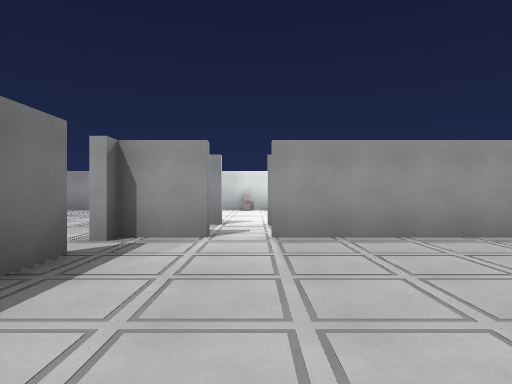
view 1 (above)

19 first-person views from a walk through a Godot game level. The camera is 1.4 m above the floor, looks level and sees 75° across. The floor is counted in squares, 2 m on a side. Each view is taken from the middle of a square. On the plan, view 1 faces up. The plan holds only what a view shows up to about 10 squares ahead; the rest is blank. Door leaves are left out where a doorway can be walked through. Surface patterns are stand-ins for the level's own textures.

view 2
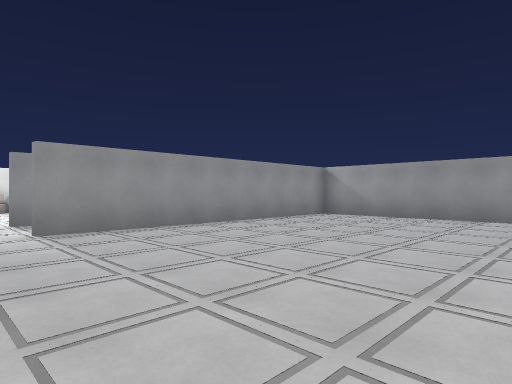

view 3
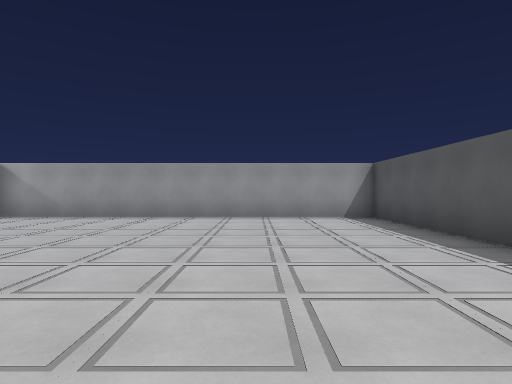

view 4
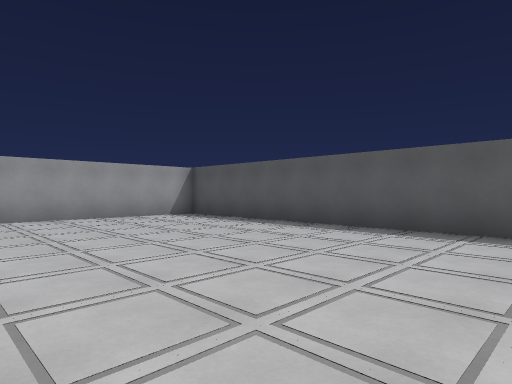

view 5
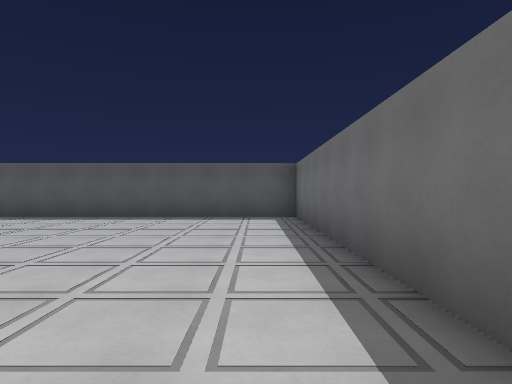

view 6
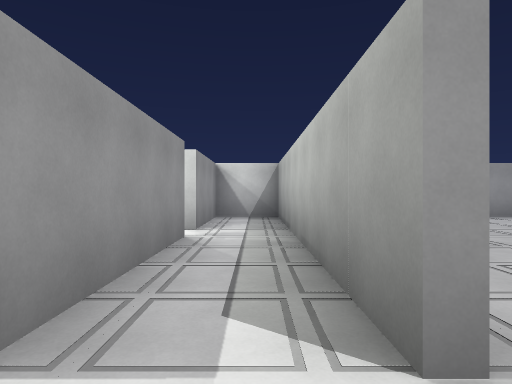

view 7
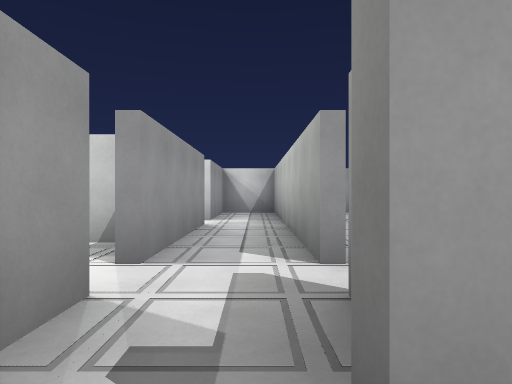

view 8
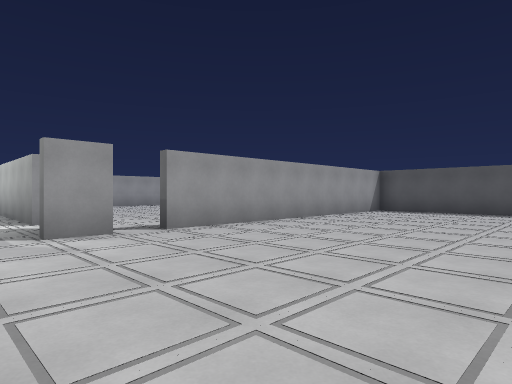

view 9
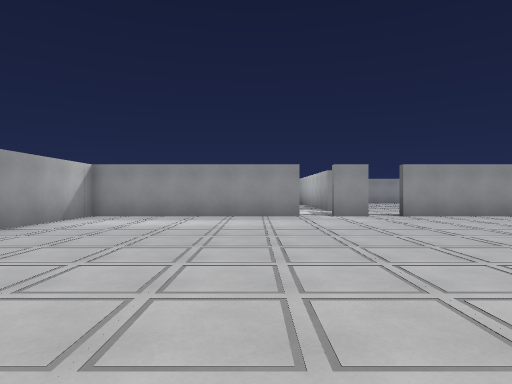

view 10
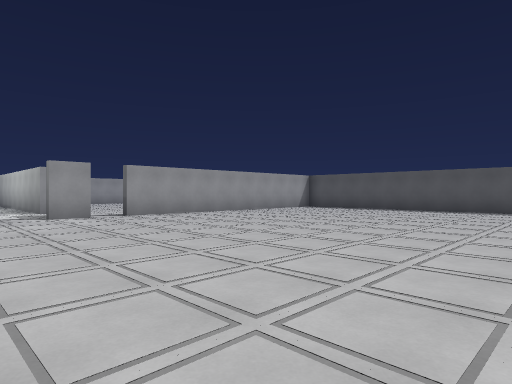

view 11
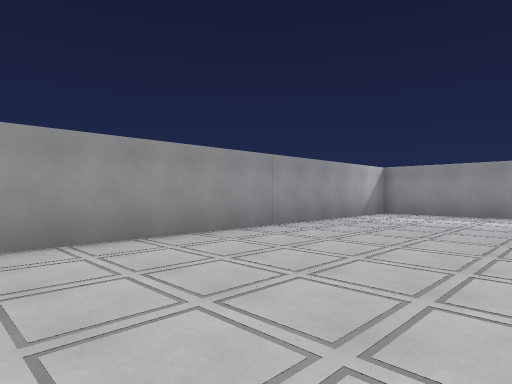

view 12
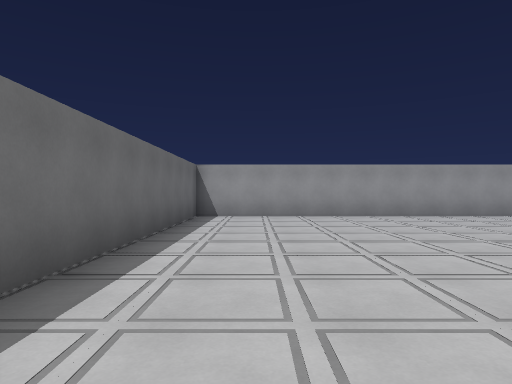

view 13
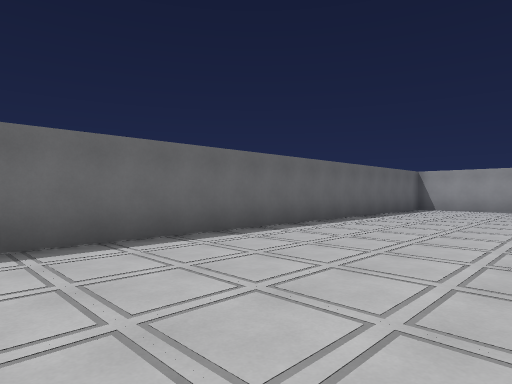

view 14
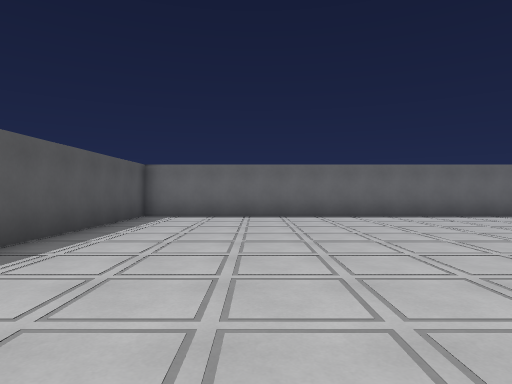

view 15
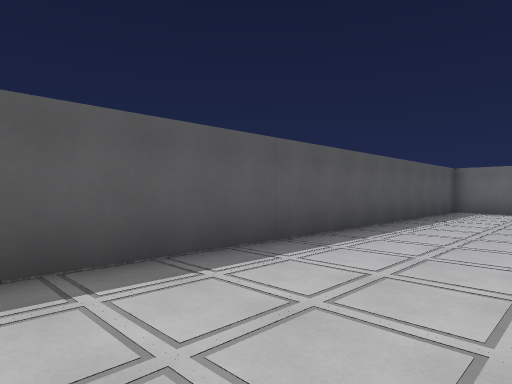

view 16
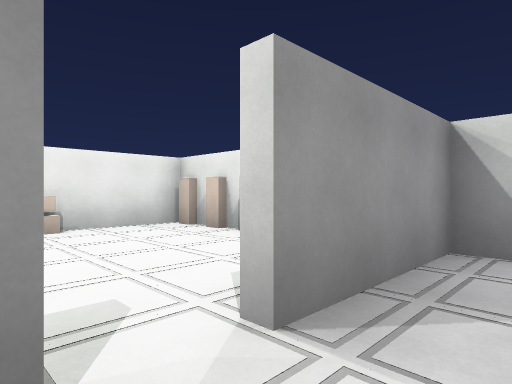

view 17
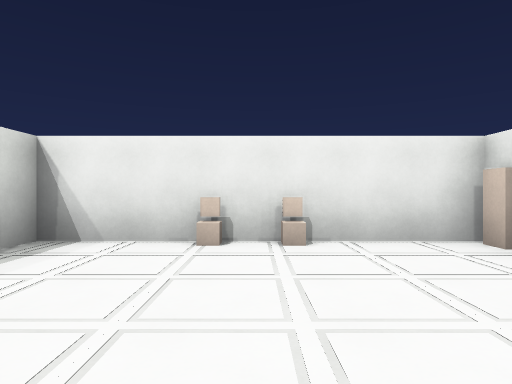

view 18
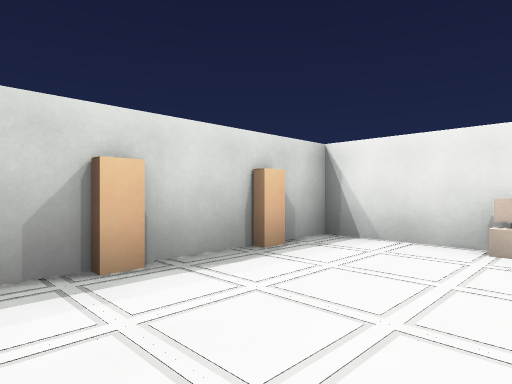

view 19
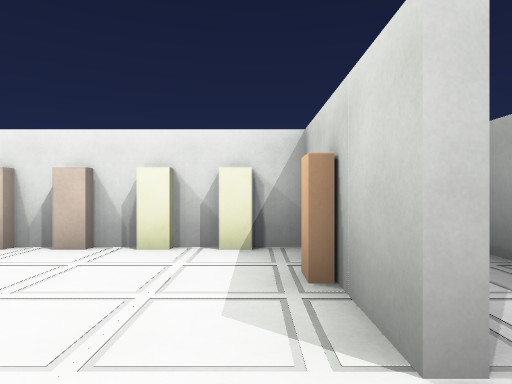

### Floor plan
Points are (right, up) in squares from view 1. A wall is a line through its corners. A room is listed if a view was taken in it or the views show most of it. See-through windows are left out.
Room 1 (views 1, 2, 3, 4, 5)
walls: (-0.6, 5.1) (-2.1, 5.1); (-2.1, 3.8) (-2.1, -5.2) (8.3, -5.2) (8.3, 5.1); (7.1, 5.1) (0.2, 5.1)
ways out: open door at (-0.5, 5) to room 2; opening at (-2, 4) to room 3
Room 2 (views 6, 16)
walls: (4.2, 7.1) (0.2, 7.1); (0.2, 5.4) (8, 5.4); (-0.8, 7.1) (-1.6, 7.1); (8.3, 5.4) (8.3, 7.1) (5.2, 7.1)
ways out: open door at (-0.5, 5) to room 1; open door at (-1.2, 6.8) to room 3; open door at (4.5, 7) to room 3
Room 3 (views 7, 8, 9, 10, 11, 12, 13, 14, 15, 17, 18, 19)
walls: (-2.4, 4.8) (-2.4, 5.8); (-2.4, 6.6) (-2.4, 12.7) (-15.7, 12.7) (-15.7, -5.2) (-3.4, -5.2); (-2.4, -1.6) (-2.4, 3.8); (1.6, 7.9) (1.6, 8.4); (5.2, 7.4) (6.8, 7.4); (3.6, 12.7) (1.9, 12.7) (1.9, 8.4); (8.3, 7.4) (8.3, 8.1); (8.2, 12.7) (6.4, 12.7)
ways out: opening at (-2, 4) to room 1; open door at (-1.2, 6.8) to room 2; open door at (4.5, 7) to room 2
objects: other object (2, 9); other object (2, 11); other object (4, 13); other object (5, 13) to (6, 13); other object (7, 8); other object (8, 8); other object (8, 9); other object (8, 10); other object (8, 11); other object (8, 12)

Where each view was taken, in squares from view 1:
view 1: 0 up, 0 right, facing up
view 2: 1 down, 1 left, facing up-right
view 3: 2 down, 1 left, facing right
view 4: 1 up, 1 left, facing down-right
view 5: 4 up, 1 left, facing down
view 6: 6 up, 1 left, facing right
view 7: 6 up, 3 left, facing right
view 8: 7 up, 8 left, facing down-right
view 9: 8 up, 12 left, facing right
view 10: 8 up, 12 left, facing down-right
view 11: 8 up, 13 left, facing up-right
view 12: 3 up, 14 left, facing up
view 13: 1 down, 11 left, facing up-left
view 14: 2 down, 6 left, facing left
view 15: 2 down, 3 left, facing down-left
view 16: 6 up, 4 right, facing up-right
view 17: 8 up, 5 right, facing up
view 18: 8 up, 5 right, facing up-left
view 19: 8 up, 4 right, facing right
